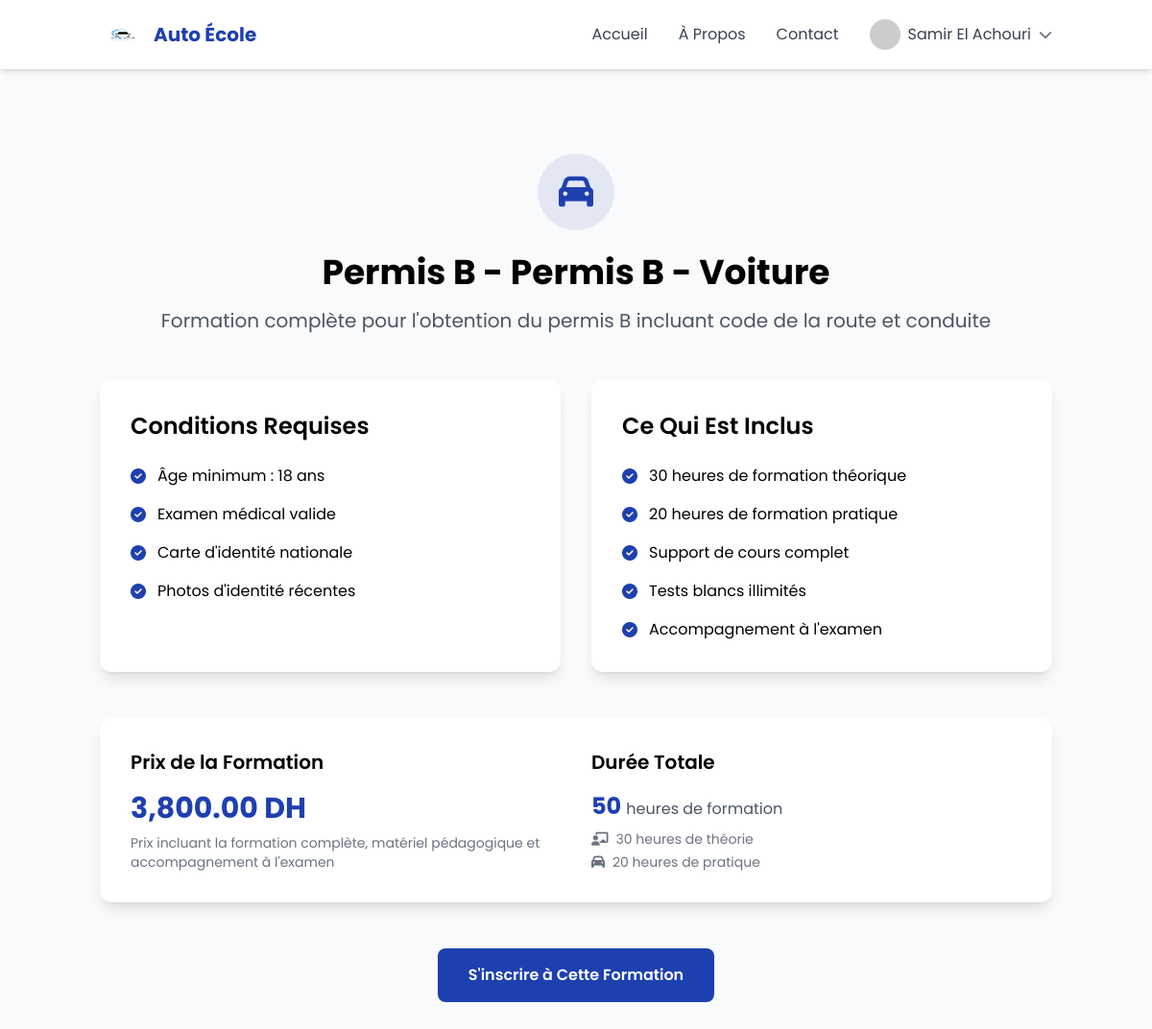
The app's page /pages/course-info.php (signed in) with its own data.
### tables this page shows
CREATE TABLE `users` (
  `id` int(11) NOT NULL,
  `first_name` varchar(50) NOT NULL,
  `last_name` varchar(50) NOT NULL,
  `email` varchar(100) NOT NULL,
  `password` varchar(255) NOT NULL,
  `phone` varchar(20) DEFAULT NULL,
  `date_of_birth` date DEFAULT NULL,
  `address` text,
  `role` enum('candidate','instructor','assistant','admin') NOT NULL,
  `status` enum('active','inactive','pending') DEFAULT 'pending',
  `created_at` timestamp NOT NULL DEFAULT CURRENT_TIMESTAMP,
  `updated_at` timestamp NOT NULL DEFAULT CURRENT_TIMESTAMP ON UPDATE CURRENT_TIMESTAMP,
  `failed_attempts` int(11) DEFAULT '0',
  `locked_until` datetime DEFAULT NULL,
  `profile_image` varchar(255) DEFAULT NULL
);

CREATE TABLE `courses` (
  `id` int(11) NOT NULL,
  `license_type_id` int(11) DEFAULT NULL,
  `name` varchar(100) NOT NULL,
  `description` text,
  `hours_theory` int(11) DEFAULT NULL,
  `hours_practice` int(11) DEFAULT NULL,
  `status` enum('active','inactive') DEFAULT 'active',
  `created_at` timestamp NOT NULL DEFAULT CURRENT_TIMESTAMP,
  `course_price` decimal(10,2) NOT NULL DEFAULT '4000.00'
);

CREATE TABLE `license_types` (
  `id` int(11) NOT NULL,
  `name` varchar(100) NOT NULL,
  `code` varchar(10) NOT NULL,
  `description` text,
  `duration` int(11) DEFAULT NULL,
  `price` decimal(10,2) DEFAULT NULL,
  `created_at` timestamp NOT NULL DEFAULT CURRENT_TIMESTAMP
);

### includes/auth.php (called while the page is built, shortened)
<?php
require_once __DIR__ . '/../config/database.php';
class Auth {
    private static $instance = null;
    public static function getInstance() {
        if (self::$instance === null) {
            self::$instance = new self();
        }
        return self::$instance;
    }
    public function isLoggedIn() {
        return isset($_SESSION['user_id']) && $_SESSION['user_id'] > 0;
    }
}

### includes/functions.php (called while the page is built, shortened)
<?php
require_once __DIR__ . '/../config/database.php';
$db = DatabaseConnection::getInstance();
class AppFunctions {
    private static $instance = null;
    private $conn;
    private function __construct() {
        global $db;
        $this->conn = $db->getConnection();
    }
    public static function getInstance() {
        if (self::$instance === null) {
            self::$instance = new self();
        }
        return self::$instance;
    }
    public function getUserById($id) {
        $stmt = $this->conn->prepare("
            SELECT * FROM users WHERE id = ?
        ");
        $stmt->bind_param("i", $id);
        $stmt->execute();
        return $stmt->get_result()->fetch_assoc();
    }
}

### config/database.php (called while the page is built, shortened)
<?php
class DatabaseConnection {
    private static $instance = null;
    private $connection;
    public function __construct() {
        try {
            $this->connection = new mysqli(DB_HOST, DB_USER, DB_PASS, DB_NAME, DB_PORT);
            $this->connection->set_charset("utf8mb4");
        } catch (Exception $e) {
            error_log($e->getMessage());
            die("Database connection error: " . $e->getMessage());
        }
    }
    public static function getInstance() {
        if (self::$instance === null) {
            self::$instance = new self();
        }
        return self::$instance;
    }
    public function getConnection() {
        return $this->connection;
    }
}

### pages/course-info.php (the view, shortened to what this page needs)
<?php
$type = isset($_GET['type']) ? $_GET['type'] : 'B';
$licensePrices = [
    'A' => 3500.00,
    'A1' => 3000.00,
    'B' => 3800.00,
    'C' => 6500.00,
    'D' => 7500.00,
    'EC' => 8000.00,
    'ED' => 8500.00
];
require_once '../config/database.php';
$db = DatabaseConnection::getInstance();
$conn = $db->getConnection();
$stmt = $conn->prepare("
    SELECT c.*, c.course_price, lt.name as license_type_name, lt.code as license_type_code
    FROM courses c
    JOIN license_types lt ON c.license_type_id = lt.id
    WHERE lt.code = ?
    AND c.status = 'active'
    LIMIT 1
");
$stmt->bind_param("s", $type);
$stmt->execute();
$course = $stmt->get_result()->fetch_assoc();
require_once '../includes/header.php';
?>
<section class="py-20">
    <div class="container mx-auto px-4">
        <div class="text-center mb-12">
            <div class="w-20 h-20 bg-primary/10 rounded-full flex items-center justify-center mx-auto mb-6">
                <i class="fas <?php echo $type === 'B' ? 'fa-car' : ($type === 'A' ? 'fa-motorcycle' : ($type === 'C' ? 'fa-truck' : 'fa-bus')); ?> text-4xl text-primary"></i>
            </div>
            <h1 class="text-4xl font-bold mb-4">
                Permis <?php echo htmlspecialchars($type); ?> - <?php echo htmlspecialchars($course['license_type_name']); ?>
            </h1>
            <p class="text-xl text-gray-600"><?php echo htmlspecialchars($course['description']); ?></p>
        </div>
        <div class="grid grid-cols-1 md:grid-cols-2 gap-8 mb-12">
            <div class="bg-white rounded-xl shadow-lg p-8">
                <h2 class="text-2xl font-semibold mb-6">Conditions Requises</h2>
                <ul class="space-y-4">
                    <li class="flex items-center space-x-3">
                        <i class="fas fa-check-circle text-primary"></i>
                        <span>Âge minimum : <?php echo $type === 'B' ? '18' : ($type === 'A' ? '18' : ($type === 'C' ? '21' : '23')); ?> ans</span>
                    </li>
                    <li class="flex items-center space-x-3">
                        <i class="fas fa-check-circle text-primary"></i>
                        <span>Examen médical valide</span>
                    </li>
                    <li class="flex items-center space-x-3">
                        <i class="fas fa-check-circle text-primary"></i>
                        <span>Carte d'identité nationale</span>
                    </li>
                    <li class="flex items-center space-x-3">
                        <i class="fas fa-check-circle text-primary"></i>
                        <span>Photos d'identité récentes</span>
                    </li>
                </ul>
            </div>
            <div class="bg-white rounded-xl shadow-lg p-8">
                <h2 class="text-2xl font-semibold mb-6">Ce Qui Est Inclus</h2>
                <ul class="space-y-4">
                    <li class="flex items-center space-x-3">
                        <i class="fas fa-check-circle text-primary"></i>
                        <span><?php echo $course['hours_theory']; ?> heures de formation théorique</span>
                    </li>
                    <li class="flex items-center space-x-3">
                        <i class="fas fa-check-circle text-primary"></i>
                        <span><?php echo $course['hours_practice']; ?> heures de formation pratique</span>
                    </li>
                    <li class="flex items-center space-x-3">
                        <i class="fas fa-check-circle text-primary"></i>
                        <span>Support de cours complet</span>
                    </li>
                    <li class="flex items-center space-x-3">
                        <i class="fas fa-check-circle text-primary"></i>
                        <span>Tests blancs illimités</span>
                    </li>
                    <li class="flex items-center space-x-3">
                        <i class="fas fa-check-circle text-primary"></i>
                        <span>Accompagnement à l'examen</span>
                    </li>
                </ul>
            </div>
        </div>
        <div class="bg-white rounded-xl shadow-lg p-8 mb-12">
            <div class="grid grid-cols-1 md:grid-cols-2 gap-8">
                <div>
                    <h3 class="text-xl font-semibold mb-4">Prix de la Formation</h3>
                    <p class="text-3xl font-bold text-primary">
                        <?php echo number_format($course['course_price'] ?? $licensePrices[$type], 2); ?> DH
                    </p>
                    <p class="text-sm text-gray-500 mt-2">
                        Prix incluant la formation complète, matériel pédagogique et accompagnement à l'examen
                    </p>
                </div>
                <div>
                    <h3 class="text-xl font-semibold mb-4">Durée Totale</h3>
                    <p class="text-gray-600">
                        <span class="text-2xl font-bold text-primary">
                            <?php echo $course['hours_theory'] + $course['hours_practice']; ?>
                        </span> heures de formation
                    </p>
                    <div class="mt-2 text-sm text-gray-500">
                        <div class="flex items-center mb-1">
                            <i class="fas fa-chalkboard-teacher mr-2"></i>
                            <span><?php echo $course['hours_theory']; ?> heures de théorie</span>
                        </div>
                        <div class="flex items-center">
                            <i class="fas fa-car mr-2"></i>
                            <span><?php echo $course['hours_practice']; ?> heures de pratique</span>
                        </div>
                    </div>
                </div>
            </div>
        </div>
        <div class="text-center">
            <?php if (isset($_SESSION['user_id'])): ?>
                <a href="/auto-ecole/pages/candidate/courses.php"
                   class="inline-block px-8 py-4 bg-primary text-white rounded-lg hover:bg-accent transition-colors font-semibold">
                    S'inscrire à Cette Formation
                </a>
            <?php endif; ?>
        </div>
    </div>
</section>

### includes/header.php (shortened to what this page needs)
<?php
require_once __DIR__ . '/auth.php';
require_once __DIR__ . '/functions.php';
function getUserProfileImage($userId) {
    try {
        $user = AppFunctions::getInstance()->getUserById($userId);
        return 'https://ui-avatars.com/api/?name=User';
    } catch (Exception $e) {
        error_log("Error getting user profile image: " . $e->getMessage());
        return 'https://ui-avatars.com/api/?name=User';
    }
}
function getUserFullName($userId) {
    try {
        $user = AppFunctions::getInstance()->getUserById($userId);
        if ($user && isset($user['first_name']) && isset($user['last_name'])) {
            return htmlspecialchars($user['first_name'] . ' ' . $user['last_name']);
        }
        return 'Utilisateur';
    } catch (Exception $e) {
        error_log("Error getting user full name: " . $e->getMessage());
        return 'Utilisateur';
    }
}
function isLoggedIn() {
    return Auth::getInstance()->isLoggedIn();
}
$currentUser = null;
if (isLoggedIn() && isset($_SESSION['user_id'])) {
    try {
        $currentUser = AppFunctions::getInstance()->getUserById($_SESSION['user_id']);
    } catch (Exception $e) {
        error_log("Error getting current user data: " . $e->getMessage());
    }
}
?>
<!DOCTYPE html>
<html lang="fr" class="scroll-smooth">
<head>
    <script src="https://cdn.tailwindcss.com"></script>
    <link rel="stylesheet" href="https://cdnjs.cloudflare.com/ajax/libs/font-awesome/6.4.0/css/all.min.css">
</head>
<body class="bg-gray-50">
    <header class="fixed w-full top-0 z-50 bg-white shadow-md">
        <nav class="container mx-auto px-4 py-3">
            <div class="flex items-center justify-between">
                <div class="flex items-center space-x-4">
                    <a href="/auto-ecole" class="flex items-center space-x-2">
                        <img src="/auto-ecole/assets/images/logo.png" alt="Auto École Logo" class="h-12 w-auto">
                        <span class="text-xl font-bold text-primary">Auto École</span>
                    </a>
                </div>
                <div class="hidden md:flex items-center space-x-8">
                    <a href="/auto-ecole" class="text-gray-700 hover:text-primary transition-colors">Accueil</a>
                    <a href="/auto-ecole/pages/about.php" class="text-gray-700 hover:text-primary transition-colors">À Propos</a>
                    <a href="/auto-ecole/pages/contact.php" class="text-gray-700 hover:text-primary transition-colors">Contact</a>
                    <?php if (isLoggedIn() && $currentUser): ?>
                        <div class="relative" x-data="{ open: false }">
                            <button @click="open = !open" class="flex items-center space-x-2">
                                <img src="<?php echo getUserProfileImage($_SESSION['user_id']); ?>"
                                     alt="Profile"
                                     class="w-8 h-8 rounded-full object-cover">
                                <span class="text-gray-700"><?php echo getUserFullName($_SESSION['user_id']); ?></span>
                                <i class="fas fa-chevron-down text-sm text-gray-500"></i>
                            </button>
                        </div>
                    <?php endif; ?>
                </div>
            </div>
        </nav>
    </header>
    <main class="mt-20">

### includes/header.php (style rules this page uses)
body { font-family: 'Poppins', sans-serif; }
html { scroll-behavior: smooth; scroll-padding-top: 5rem; }

### records on screen
users: getUserFullName($_SESSION['user_id']) "Samir El Achouri"
courses: license_type.name "Permis B - Voiture", description "Formation complète pour l'obtention du permis B incluant code de la route et conduite", hours_theory "30", hours_practice "20", course_price "3,800.00", $course['hours_theory'] + $course['hours_practice'] "50"

### other values on screen
$type "B"
